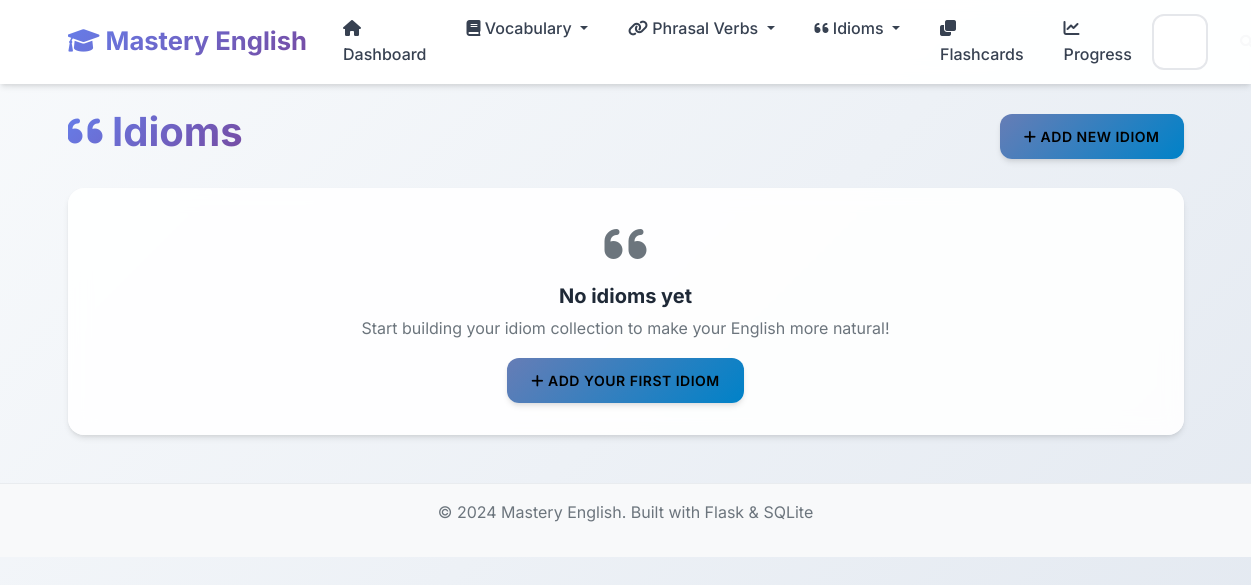
Before: /idioms?page=6 with the older database file.
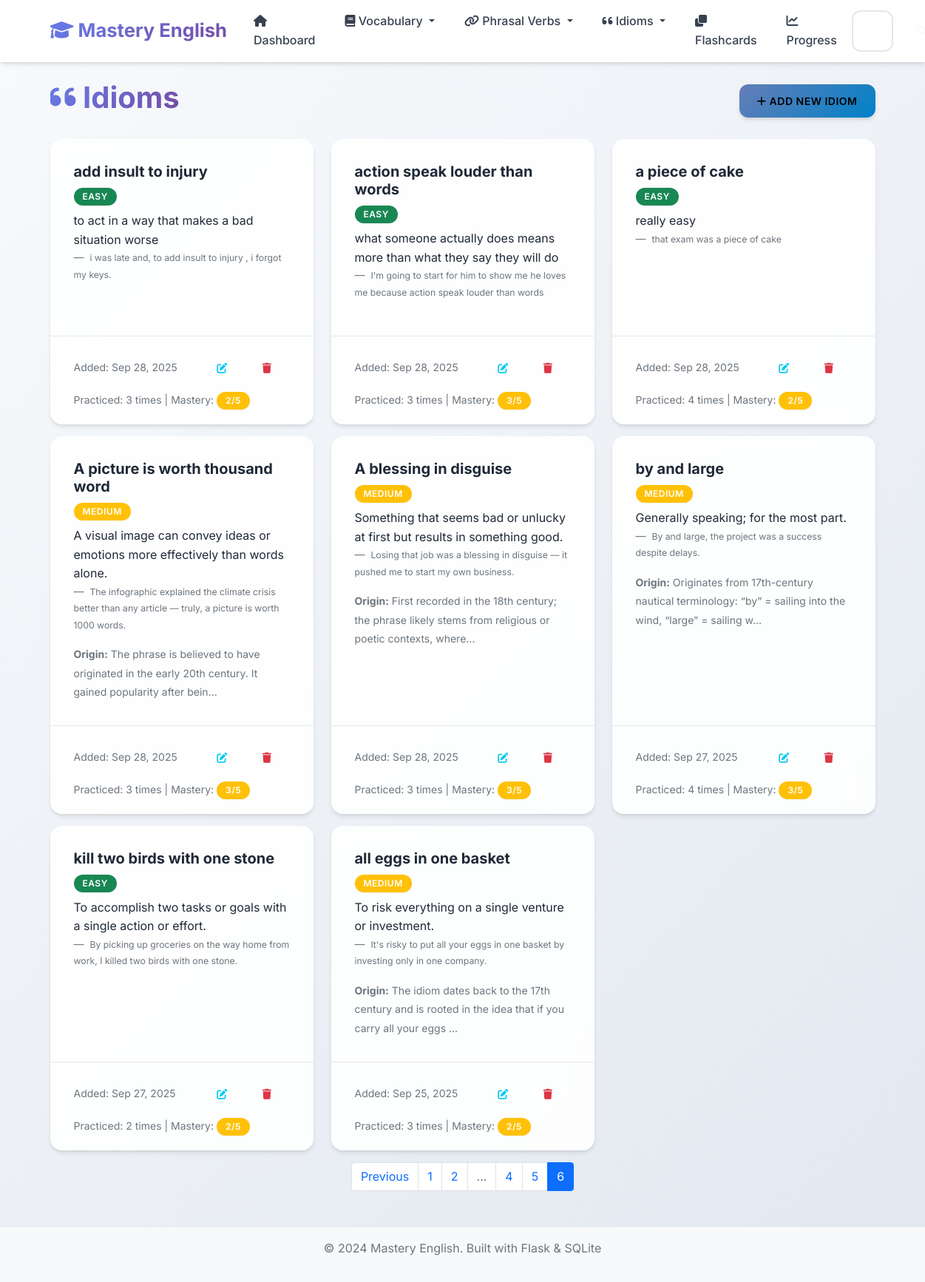
After: the same page with the newer database file.
### app.py (models this page shows, shortened)
class Idiom(db.Model):
    __tablename__ = 'idioms'
    id = db.Column(db.Integer, primary_key=True)
    idiom = db.Column(db.String(200), nullable=False)
    meaning = db.Column(db.Text, nullable=False)
    example_sentence = db.Column(db.Text)
    origin = db.Column(db.Text)
    difficulty_level = db.Column(db.String(20), default='medium')
    date_added = db.Column(db.DateTime, default=datetime.utcnow)
    times_practiced = db.Column(db.Integer, default=0)
    last_practiced = db.Column(db.DateTime)
    mastery_level = db.Column(db.Integer, default=0)

### app.py (the view)
@app.route('/idioms')
def idioms_list():
    page = request.args.get('page', 1, type=int)
    idioms = Idiom.query.order_by(Idiom.date_added.desc()).paginate(
        page=page, per_page=10, error_out=False)
    return render_template('idioms_list.html', idioms=idioms)

### templates/idioms_list.html (shortened to what the changed rows need)
{% extends "base.html" %}
{% block content %}
<div class="row">
    <div class="col-12">
        <div class="d-flex justify-content-between align-items-center mb-4">
            <h1>
                <i class="fas fa-quote-left"></i> Idioms
            </h1>
        </div>
    </div>
</div>
{% if idioms.items %}
    <div class="row">
        {% for idiom in idioms.items %}
            <div class="col-md-6 col-lg-4 mb-3">
                <div class="card h-100">
                    <div class="card-body">
                        <h5 class="card-title">{{ idiom.idiom }}</h5>
                        <span class="badge bg-{% if idiom.difficulty_level == 'easy' %}success{% elif idiom.difficulty_level == 'hard' %}danger{% else %}warning{% endif %} mb-2">
                            {{ idiom.difficulty_level.title() }}
                        </span>
                        <p class="card-text">{{ idiom.meaning }}</p>
                        {% if idiom.example_sentence %}
                            <blockquote class="blockquote-footer">
                                <small>{{ idiom.example_sentence }}</small>
                            </blockquote>
                        {% endif %}
                        {% if idiom.origin %}
                            <div class="mt-2">
                                <small class="text-muted">
                                    <strong>Origin:</strong> {{ idiom.origin[:100] }}{% if idiom.origin|length > 100 %}...{% endif %}
                                </small>
                            </div>
                        {% endif %}
                    </div>
                    <div class="card-footer bg-transparent">
                        <div class="d-flex justify-content-between align-items-center">
                            <small class="text-muted">
                                Added: {{ idiom.date_added.strftime('%b %d, %Y') }}
                            </small>
                            <div class="btn-group" role="group">
                                <a href="{{ url_for('edit_idiom', id=idiom.id) }}" class="btn btn-sm btn-outline-info">
                                    <i class="fas fa-edit"></i>
                                </a>
                                <button type="button" class="btn btn-sm btn-outline-danger" onclick="confirmDelete('{{ idiom.idiom }}', '{{ url_for('delete_idiom', id=idiom.id) }}')">
                                    <i class="fas fa-trash"></i>
                                </button>
                            </div>
                        </div>
                        {% if idiom.times_practiced > 0 %}
                            <div class="mt-2">
                                <small class="text-muted">
                                    Practiced: {{ idiom.times_practiced }} times
                                    | Mastery:
                                    <span class="badge bg-{% if idiom.mastery_level >= 4 %}success{% elif idiom.mastery_level >= 2 %}warning{% else %}danger{% endif %}">
                                        {{ idiom.mastery_level }}/5
                                    </span>
                                </small>
                            </div>
                        {% endif %}
                    </div>
                </div>
            </div>
        {% endfor %}
    </div>
    {% if idioms.pages > 1 %}
        <nav aria-label="Page navigation">
            <ul class="pagination justify-content-center">
                {% if idioms.has_prev %}
                    <li class="page-item">
                        <a class="page-link" href="{{ url_for('idioms_list', page=idioms.prev_num) }}">Previous</a>
                    </li>
                {% endif %}
                {% for page_num in idioms.iter_pages() %}
                    {% if page_num %}
                        {% if page_num != idioms.page %}
                            <li class="page-item">
                                <a class="page-link" href="{{ url_for('idioms_list', page=page_num) }}">{{ page_num }}</a>
                            </li>
                        {% else %}
                            <li class="page-item active">
                                <span class="page-link">{{ page_num }}</span>
                            </li>
                        {% endif %}
                    {% else %}
                        <li class="page-item disabled">
                            <span class="page-link">...</span>
                        </li>
                    {% endif %}
                {% endfor %}
            </ul>
        </nav>
    {% endif %}
{% else %}
    <div class="text-center">
        <div class="card">
            <div class="card-body">
                <i class="fas fa-quote-left fa-3x text-muted mb-3"></i>
                <h5>No idioms yet</h5>
                <p class="text-muted">Start building your idiom collection to make your English more natural!</p>
                <a href="{{ url_for('add_idiom') }}" class="btn btn-info">
                    <i class="fas fa-plus"></i> Add Your First Idiom
                </a>
            </div>
        </div>
    </div>
{% endif %}
{% endblock %}

Changed rows visible on the page:
now on this page (row edited): Idiom: idiom "add insult to injury", difficulty_level "EASY", meaning "to act in a way that makes a bad situation worse", example_sentence "i was late and, to add insult to injury , i forgot my keys.", date_added "Sep 28, 2025", times_practiced "3", mastery_level "2"
now on this page (row edited): Idiom: idiom "action speak louder than words", difficulty_level "EASY", meaning "what someone actually does means more than what they say they will do", example_sentence "I'm going to start for him to show me he loves me because action speak louder than words", date_added "Sep 28, 2025", times_practiced "3", mastery_level "3"
now on this page (row edited): Idiom: idiom "a piece of cake", difficulty_level "EASY", meaning "really easy", example_sentence "that exam was a piece of cake", date_added "Sep 28, 2025", times_practiced "4", mastery_level "2"
now on this page (row edited): Idiom: idiom "A picture is worth thousand word", difficulty_level "MEDIUM", meaning "A visual image can convey ideas or emotions more effectively than words alone.", example_sentence "The infographic explained the climate crisis better than any article — truly, a picture is worth 1000 words.", origin "The phrase is believed to have originated in the early 20th century. It gained popularity after bein", date_added "Sep 28, 2025", times_practiced "3", mastery_level "3"
now on this page (row edited): Idiom: idiom "A blessing in disguise", difficulty_level "MEDIUM", meaning "Something that seems bad or unlucky at first but results in something good.", example_sentence "Losing that job was a blessing in disguise — it pushed me to start my own business.", origin "First recorded in the 18th century; the phrase likely stems from religious or poetic contexts, where", date_added "Sep 28, 2025", times_practiced "3", mastery_level "3"
now on this page (row edited): Idiom: idiom "by and large", difficulty_level "MEDIUM", meaning "Generally speaking; for the most part.", example_sentence "By and large, the project was a success despite delays.", origin "Originates from 17th-century nautical terminology: “by” = sailing into the wind, “large” = sailing w", date_added "Sep 27, 2025", times_practiced "4", mastery_level "3"
now on this page (row edited): Idiom: idiom "kill two birds with one stone", difficulty_level "EASY", meaning "To accomplish two tasks or goals with a single action or effort.", example_sentence "By picking up groceries on the way home from work, I killed two birds with one stone.", date_added "Sep 27, 2025", times_practiced "2", mastery_level "2"
now on this page (row unchanged): Idiom: idiom "all eggs in one basket", difficulty_level "MEDIUM", meaning "To risk everything on a single venture or investment.", example_sentence "It's risky to put all your eggs in one basket by investing only in one company.", origin "The idiom dates back to the 17th century and is rooted in the idea that if you carry all your eggs", date_added "Sep 25, 2025", times_practiced "3", mastery_level "2"
Other visible differences:
text no longer shown: "No idioms yet Start building your idiom collection to make your English more natural! ADD YOUR FIRST IDIOM"
text now shown: "Previous"
new list line: "1"
new list line: "2"
new list line: "4"
new list line: "5"
new list line: "6"
